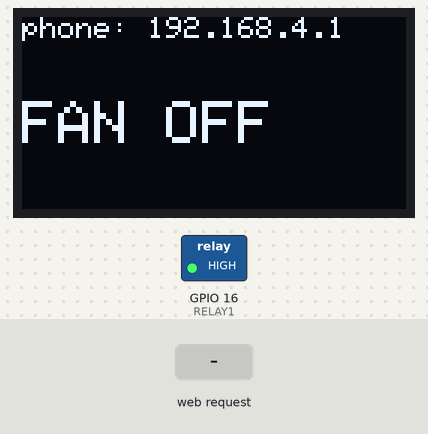
Bench run of a sketch on a simulated ESP32. Shown: 128×64 one-colour display, switched loads named in the sketch (green lamp = pin HIGH). The test bench sets the inputs (shaded band).

Above: at 1.6 s.
1.7 s: HTTP request GET /on received
At 2.5 s:
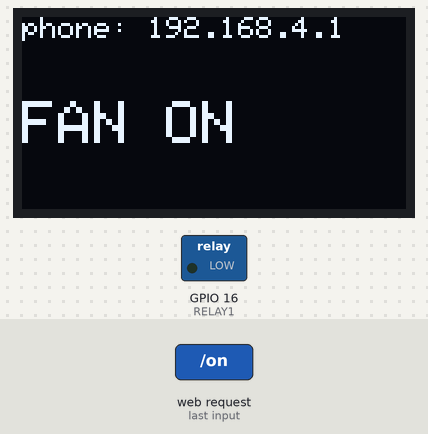
3.5 s: HTTP request GET /timer received
At 5.2 s:
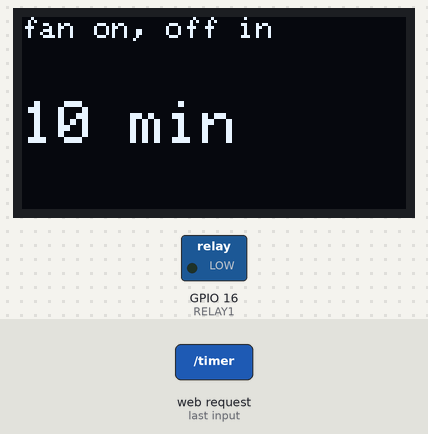
5.5 s: HTTP request GET /off received
At 5.9 s:
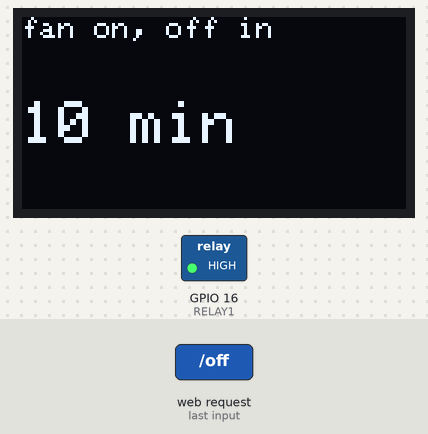
7.5 s: HTTP request GET /timer received
At 7.9 s:
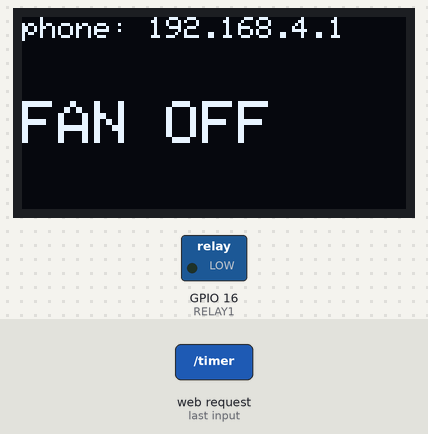
9.5 s: HTTP request GET /on received
At 11.1 s:
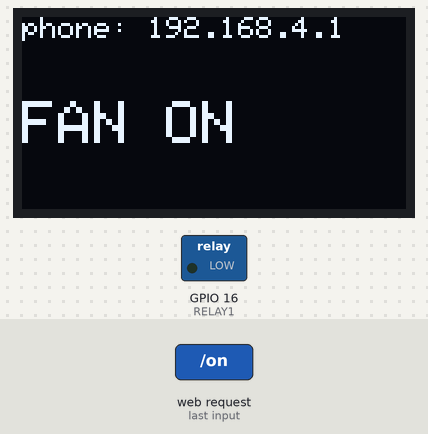
11.5 s: HTTP request GET /off received
At 11.9 s:
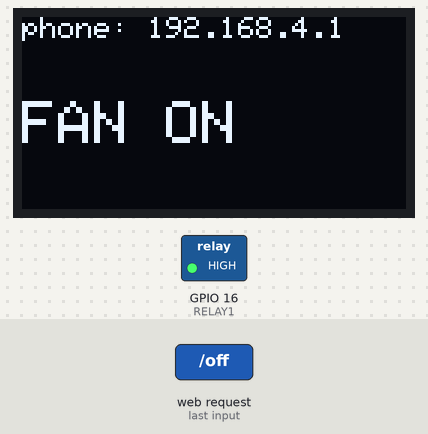
Timing chart, 0 to 14.5 s (numbered marks = the images above; inputs shaded):
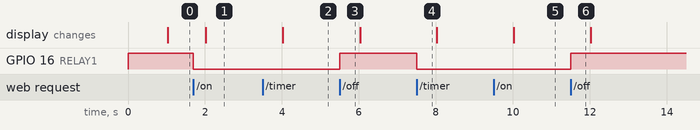

Measured:
- after the input at 1.7 s, GPIO 16 (RELAY1): HIGH → LOW at once; the display: changes after 0.33 s (image 1)
- after the input at 3.5 s, the display: changes after 0.53 s (image 2)
- after the input at 5.5 s, GPIO 16 (RELAY1): LOW → HIGH at once
- after the input at 7.5 s, GPIO 16 (RELAY1): HIGH → LOW at once
- after the input at 9.5 s, the display: changes after 0.53 s (image 5)
- after the input at 11.5 s, GPIO 16 (RELAY1): LOW → HIGH at once

The sketch:

phone_fan.ino
```cpp
// ESP32 From Zero - Episode 17: My phone switches a real fan with an ESP32  [DRAFT 2026-11-24]
// A relay is a switch flipped by a tiny electromagnet: the ESP32's weak pin moves a real contact that can switch a
// USB desk fan. The phone page from Episode 12 gets ON / OFF / 10 MIN buttons; the fan switches off by itself when
// the timer runs out. (TODO for the episode: "auto above 28 C" mode with the DHT11 from Episode 13.)
//
// SAFETY: 5 V USB loads only (USB fan, USB lamp). Never mains / wall-socket voltage in this course.
//
// Parts:
//   2-channel relay module: VCC -> VIN (5 V), GND -> GND, IN1 -> GPIO 16   (IN2 -> GPIO 17 for a second load later)
//   USB fan: cut USB cable -> its + wire through relay 1 COM / NO (normally open). Or use a USB "switch" cable.
//   OLED SDA 21 / SCL 22 (Episode 10)
// This relay module is ACTIVE-LOW: IN1 LOW = relay ON (click), HIGH = OFF.
// Libraries: "Adafruit SSD1306" + "Adafruit GFX" (WiFi + WebServer come with the ESP32 core).

#include <WiFi.h>
#include <WebServer.h>
#include <Wire.h>
#include <Adafruit_GFX.h>
#include <Adafruit_SSD1306.h>

const char* WIFI_NAME = "PinByPin-ESP32";
const char* WIFI_PASSWORD = "esp32lab";

const int RELAY1 = 16;
const int RELAY_ON = LOW;                    // active-low module
const int RELAY_OFF = HIGH;

WebServer server(80);
Adafruit_SSD1306 screen(128, 64, &Wire, -1);
bool fanOn = false;
unsigned long offAt = 0;                     // 0 = no timer
unsigned long lastDraw = 0;

const char PAGE[] PROGMEM = R"HTML(
<!doctype html><html><head><meta name="viewport" content="width=device-width,initial-scale=1">
<title>ESP32 fan</title><style>
body{font-family:sans-serif;background:#0b1220;color:#fff;text-align:center;margin:0;padding:24px}
a{display:block;margin:14px auto;max-width:320px;padding:22px;border-radius:18px;font-size:26px;
  font-weight:bold;color:#fff;text-decoration:none}
</style></head><body><h1>Desk fan</h1>
<a href="/on" style="background:#2fbf71">ON</a>
<a href="/timer" style="background:#3b82f6">ON for 10 min</a>
<a href="/off" style="background:#e5484d">OFF</a>
</body></html>
)HTML";

void show(const char* top, String big) {    // same helper as Episode 10
  screen.clearDisplay();
  screen.setTextColor(SSD1306_WHITE);
  screen.setTextSize(1);
  screen.setCursor(0, 0);
  screen.print(top);
  screen.setTextSize(2);
  screen.setCursor(0, 28);
  screen.print(big);
  screen.display();
}

void setFan(bool on) {
  fanOn = on;
  digitalWrite(RELAY1, on ? RELAY_ON : RELAY_OFF);   // click!
}

void sendPage() { server.send(200, "text/html", PAGE); }
void handleOn() { setFan(true); offAt = 0; sendPage(); }
void handleOff() { setFan(false); offAt = 0; sendPage(); }
void handleTimer() { setFan(true); offAt = millis() + 10UL * 60UL * 1000UL; sendPage(); }

void setup() {
  digitalWrite(RELAY1, RELAY_OFF);           // set HIGH *before* pinMode, so the relay doesn't click on at boot
  pinMode(RELAY1, OUTPUT);
  Serial.begin(115200);
  screen.begin(SSD1306_SWITCHCAPVCC, 0x3C);
  WiFi.softAP(WIFI_NAME, WIFI_PASSWORD);      // the board's own Wi-Fi (Episode 12)
  server.on("/", sendPage);
  server.on("/on", handleOn);
  server.on("/off", handleOff);
  server.on("/timer", handleTimer);
  server.begin();
  show(("open " + WiFi.softAPIP().toString()).c_str(), "FAN OFF");
}

void loop() {
  server.handleClient();
  unsigned long now = millis();
  if (offAt && (long)(now - offAt) >= 0) {   // the timer ran out
    setFan(false);
    offAt = 0;
  }
  if (now - lastDraw >= 1000) {              // screen once a second
    lastDraw = now;
    if (!fanOn) show("phone: 192.168.4.1", "FAN OFF");
    else if (offAt) show("fan on, off in", String((offAt - now) / 60000 + 1) + " min");
    else show("phone: 192.168.4.1", "FAN ON");
  }
}
```
